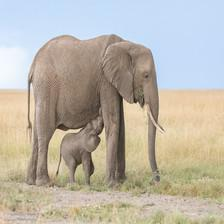
#> input picture Code Folder/selected_dataset/loxodonta-africana/loxodonta-africana_11_e0fb6688.jpg, 224 x 224 px; its folder holds 3 pictures in this run
$ python cv_trial2.py
#> lines starting #> are read from the running program, lines starting #| are printed output that depends on the picture
import os
import cv2
import numpy as np
from skimage.feature import hog
from sklearn.svm import SVC
from sklearn.model_selection import train_test_split
from sklearn.metrics import accuracy_score

# Function to extract HoG features
def extract_hog_features(image):
    gray = cv2.cvtColor(image, cv2.COLOR_BGR2GRAY)
    features, _ = hog(gray,
                        orientations=50,
                        pixels_per_cell=(32, 32),
                        cells_per_block=(2, 2),
                        block_norm='L2-Hys',
                        visualize=True)
    return features

# Load dataset
def load_dataset(dataset_path):
#> called with dataset_path = 'selected_dataset'
    X, y = [], []
    labels = {}
    label_index = 0

    for label in sorted(os.listdir(dataset_path)):
        label_path = os.path.join(dataset_path, label)
        if not os.path.isdir(label_path):
            continue

        if label not in labels:
            labels[label] = label_index
            label_index += 1

        for img_name in os.listdir(label_path):
            img_path = os.path.join(label_path, img_name)
            img = cv2.imread(img_path)
#> img is the input picture: shape (224, 224, 3); mean B, G, R 169, 181.1, 187.2
            if img is None:
                continue

            img = cv2.resize(img, (128, 128))
#> img: shape (128, 128, 3)
            features = extract_hog_features(img)
#> in extract_hog_features, `gray = cv2.cvtColor(image, cv2.COLOR_BGR2GRAY)`:
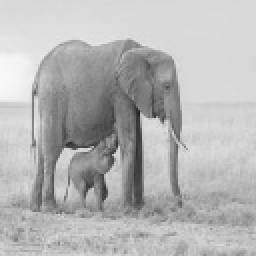
#> gray: shape (128, 128) (shown 2 times larger); min 32, max 249, mean 181.5
#> in extract_hog_features, `features, _ = hog(gray, orientations=50, pixels_per_cell=(32, 32), cel..`: features = 1800 values, max 0.295 at index 1600, min 0 at index 1, mean 0.0499
            X.append(features)
            y.append(labels[label])
#> pass 2 of the loop in load_dataset, `for label in sorted(os.listdir(dataset_path)):`:
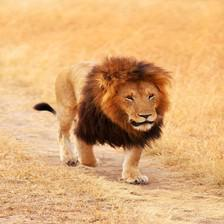
#> input picture Code Folder/selected_dataset/panthera-leo/panthera-leo_100_30fcbd17.jpg, 224 x 224 px
#> in load_dataset, img is the input picture: shape (224, 224, 3); mean B, G, R 118.3, 172, 220.2
#> in load_dataset, `img = cv2.resize(img, (128, 128))`:
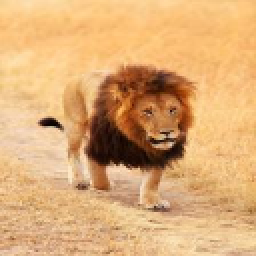
#> img: shape (128, 128, 3) (shown 2 times larger); mean B, G, R 118.2, 171.9, 220.1
#> in extract_hog_features (call 4), `gray = cv2.cvtColor(image, cv2.COLOR_BGR2GRAY)`:
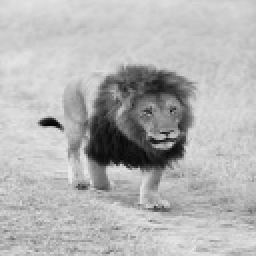
#> gray: shape (128, 128) (shown 2 times larger); min 4, max 234, mean 180.2
#> in extract_hog_features (call 4), `features, _ = hog(gray, orientations=50, pixels_per_cell=(32, 32), cel..`: features = 1800 values, max 0.208 at index 125, min 0 at index 24, mean 0.0575

    return np.array(X), np.array(y), labels

# Define dataset path
dataset_path = "selected_dataset"

# Load dataset
X, y, class_labels = load_dataset(dataset_path)

# Split dataset
X_train, X_test, y_train, y_test = train_test_split(X, y, test_size=0.20, random_state=42)

# Train SVM classifier
svm_model = SVC(kernel='rbf')
svm_model.fit(X_train, y_train)

# Test model accuracy
y_pred = svm_model.predict(X_test)
accuracy = accuracy_score(y_test, y_pred)

print(f"Model Accuracy: {accuracy * 100:.2f}%")
print("Class Labels Mapping:", class_labels)

# Function to test an image
def predict_animal(image_path, model, class_labels):
#> called with image_path = 'tigertest.jpg'
    img = cv2.imread(image_path)
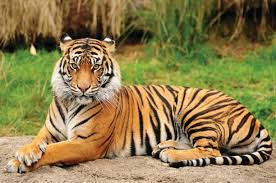
#> input picture Code Folder/tigertest.jpg, 276 x 183 px
#> img is the input picture: shape (183, 276, 3); mean B, G, R 77.2, 125.2, 141
    if img is None:
        print("Error: Unable to read the image!")
        return

    img = cv2.resize(img, (700, 700))  # Increase display size
#> img: shape (700, 700, 3)
    features = extract_hog_features(cv2.resize(img, (128, 128)))
#> features = 1800 values, max 0.207 at index 450, min 0.0071 at index 279, mean 0.0598
    features = np.array(features).reshape(1, -1)  # Reshape for SVM prediction

    prediction = model.predict(features)[0]
#> prediction = 0

    # Get the predicted class label
    predicted_label = [key for key, value in class_labels.items() if value == prediction]

    if predicted_label:
        label_text = f"Detected Animal: {predicted_label[0]}"
    else:
        label_text = "No matching animal found in the dataset!"
    # Overlay accuracy and label on the image
    accuracy_text = f"Accuracy: {accuracy * 100:.2f}%"

    # Put the label text and accuracy on the image
    cv2.putText(img, label_text, (10, 30), cv2.FONT_HERSHEY_SIMPLEX, 1, (0, 255, 0), 2)
    cv2.putText(img, accuracy_text, (10, 70), cv2.FONT_HERSHEY_SIMPLEX, 1, (0, 255, 0), 2)

    # Show the image with prediction
    cv2.imshow(f"{label_text} - Accuracy: {accuracy * 100:.2f}%", img)
    cv2.waitKey(0)  # Wait for a key press to close the image
    cv2.destroyAllWindows()

# Example Usage
test_image_path = "tigertest.jpg"
predict_animal(test_image_path, svm_model, class_labels)

test_image_path = "elephanttest2.jpg"
predict_animal(test_image_path, svm_model, class_labels)
#> call 2 of predict_animal, with image_path = 'elephanttest2.jpg'
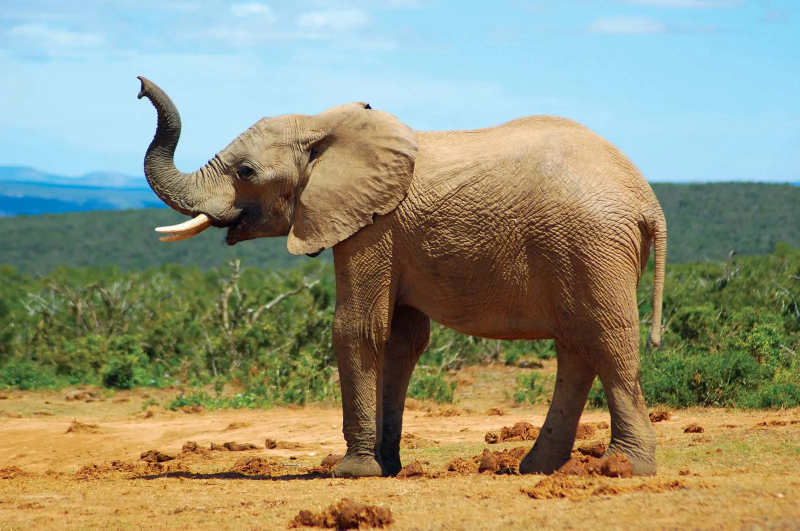
#> input picture Code Folder/elephanttest2.jpg, 1600 x 1062 px (shown at 1/2 size)
#> in predict_animal, img is the input picture: shape (1062, 1600, 3); mean B, G, R 122.6, 148.1, 147
#> in extract_hog_features (call 6), `gray = cv2.cvtColor(image, cv2.COLOR_BGR2GRAY)`:
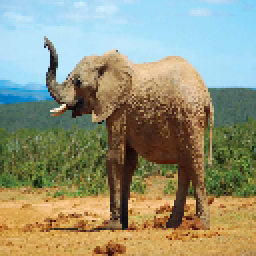
#> image: shape (128, 128, 3) (shown 2 times larger); mean B, G, R 122.3, 147.8, 146.8
#> in extract_hog_features (call 6), `features, _ = hog(gray, orientations=50, pixels_per_cell=(32, 32), cel..`: features = 1800 values, max 0.213 at index 575, min 0 at index 254, mean 0.0594

test_image_path = "liontest.jpg"
predict_animal(test_image_path, svm_model, class_labels)
#> call 3 of predict_animal, with image_path = 'liontest.jpg'
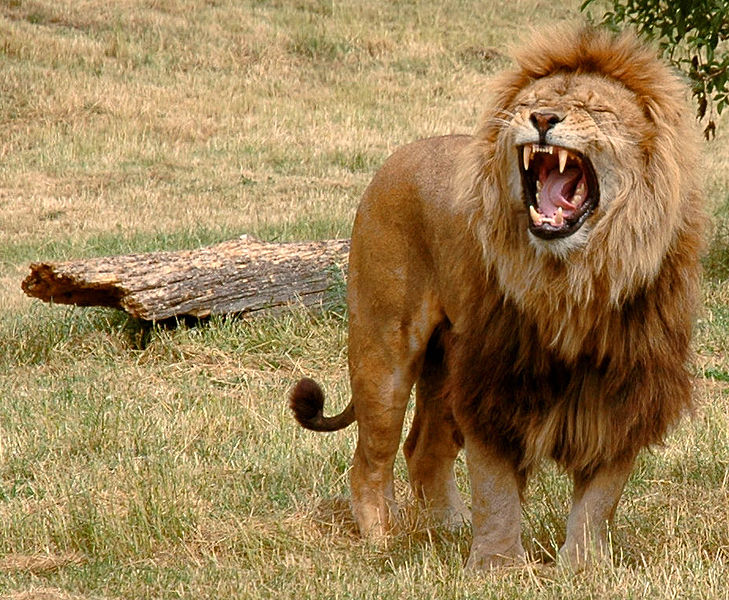
#> input picture Code Folder/liontest.jpg, 729 x 600 px
#> in predict_animal, img is the input picture: shape (600, 729, 3); mean B, G, R 86.8, 131.6, 159
#> in extract_hog_features (call 7), `gray = cv2.cvtColor(image, cv2.COLOR_BGR2GRAY)`:
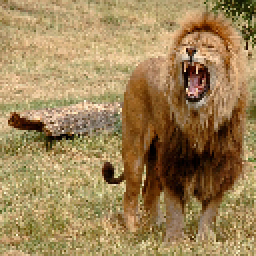
#> image: shape (128, 128, 3) (shown 2 times larger); mean B, G, R 86.7, 131.5, 158.8
#> in extract_hog_features (call 7), `features, _ = hog(gray, orientations=50, pixels_per_cell=(32, 32), cel..`: features = 1800 values, max 0.2 at index 1050, min 0.00707 at index 649, mean 0.0646
#> in predict_animal (call 3), `cv2.putText(img, accuracy_text, (10, 70), cv2.FONT_HERSHEY_SIMPLEX, 1,..`:
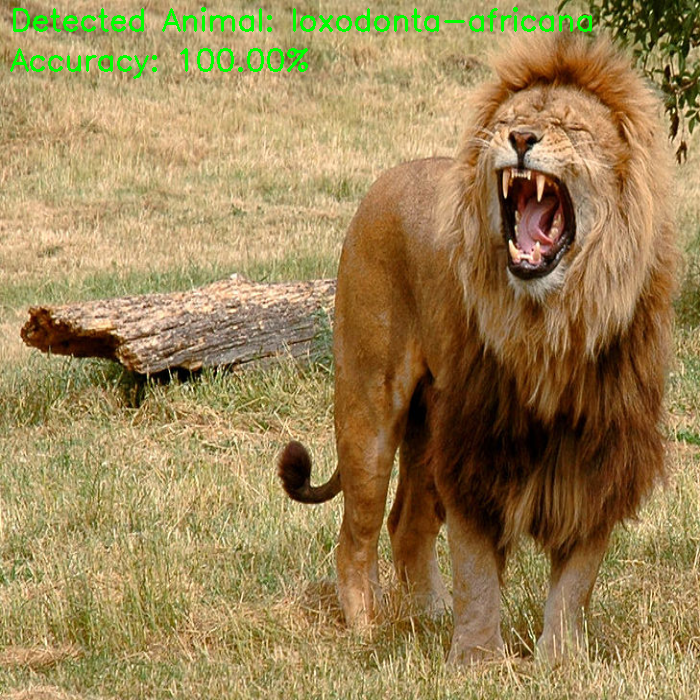
#> img: shape (700, 700, 3); mean B, G, R 85.3, 132.7, 156.7


test_image_path = "building.jpg"
predict_animal(test_image_path, svm_model, class_labels)
